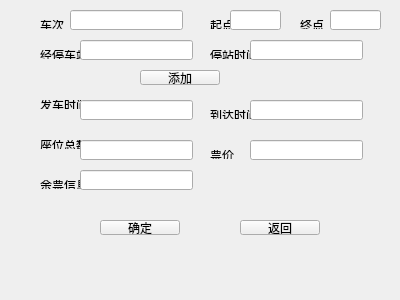
<?xml version="1.0" encoding="UTF-8"?>
<ui version="4.0">
 <class>add</class>
 <widget class="QWidget" name="add">
  <property name="geometry">
   <rect>
    <x>0</x>
    <y>0</y>
    <width>400</width>
    <height>300</height>
   </rect>
  </property>
  <property name="windowTitle">
   <string>Form</string>
  </property>
  <widget class="QLabel" name="label">
   <property name="geometry">
    <rect>
     <x>40</x>
     <y>20</y>
     <width>41</width>
     <height>9</height>
    </rect>
   </property>
   <property name="text">
    <string>车次</string>
   </property>
  </widget>
  <widget class="QLabel" name="label_2">
   <property name="geometry">
    <rect>
     <x>210</x>
     <y>20</y>
     <width>41</width>
     <height>9</height>
    </rect>
   </property>
   <property name="text">
    <string>起点</string>
   </property>
  </widget>
  <widget class="QLabel" name="label_3">
   <property name="geometry">
    <rect>
     <x>300</x>
     <y>20</y>
     <width>41</width>
     <height>9</height>
    </rect>
   </property>
   <property name="text">
    <string>终点</string>
   </property>
  </widget>
  <widget class="QLabel" name="label_4">
   <property name="geometry">
    <rect>
     <x>40</x>
     <y>50</y>
     <width>41</width>
     <height>9</height>
    </rect>
   </property>
   <property name="text">
    <string>经停车站</string>
   </property>
  </widget>
  <widget class="QLabel" name="label_5">
   <property name="geometry">
    <rect>
     <x>40</x>
     <y>100</y>
     <width>41</width>
     <height>9</height>
    </rect>
   </property>
   <property name="text">
    <string>发车时间</string>
   </property>
  </widget>
  <widget class="QLabel" name="label_6">
   <property name="geometry">
    <rect>
     <x>210</x>
     <y>110</y>
     <width>41</width>
     <height>9</height>
    </rect>
   </property>
   <property name="text">
    <string>到达时间</string>
   </property>
  </widget>
  <widget class="QLabel" name="label_7">
   <property name="geometry">
    <rect>
     <x>210</x>
     <y>50</y>
     <width>41</width>
     <height>9</height>
    </rect>
   </property>
   <property name="text">
    <string>停站时间</string>
   </property>
  </widget>
  <widget class="QLabel" name="label_8">
   <property name="geometry">
    <rect>
     <x>40</x>
     <y>140</y>
     <width>41</width>
     <height>9</height>
    </rect>
   </property>
   <property name="text">
    <string>座位总数</string>
   </property>
  </widget>
  <widget class="QLabel" name="label_9">
   <property name="geometry">
    <rect>
     <x>40</x>
     <y>180</y>
     <width>41</width>
     <height>9</height>
    </rect>
   </property>
   <property name="text">
    <string>余票信息</string>
   </property>
  </widget>
  <widget class="QLabel" name="label_10">
   <property name="geometry">
    <rect>
     <x>210</x>
     <y>150</y>
     <width>41</width>
     <height>9</height>
    </rect>
   </property>
   <property name="text">
    <string>票价</string>
   </property>
  </widget>
  <widget class="QLineEdit" name="lineEdit">
   <property name="geometry">
    <rect>
     <x>70</x>
     <y>10</y>
     <width>113</width>
     <height>20</height>
    </rect>
   </property>
  </widget>
  <widget class="QLineEdit" name="lineEdit_2">
   <property name="geometry">
    <rect>
     <x>230</x>
     <y>10</y>
     <width>51</width>
     <height>20</height>
    </rect>
   </property>
  </widget>
  <widget class="QLineEdit" name="lineEdit_3">
   <property name="geometry">
    <rect>
     <x>330</x>
     <y>10</y>
     <width>51</width>
     <height>20</height>
    </rect>
   </property>
  </widget>
  <widget class="QLineEdit" name="lineEdit_4">
   <property name="geometry">
    <rect>
     <x>80</x>
     <y>40</y>
     <width>113</width>
     <height>20</height>
    </rect>
   </property>
  </widget>
  <widget class="QLineEdit" name="lineEdit_5">
   <property name="geometry">
    <rect>
     <x>250</x>
     <y>40</y>
     <width>113</width>
     <height>20</height>
    </rect>
   </property>
  </widget>
  <widget class="QPushButton" name="pushButtonadd">
   <property name="geometry">
    <rect>
     <x>140</x>
     <y>70</y>
     <width>80</width>
     <height>15</height>
    </rect>
   </property>
   <property name="text">
    <string>添加</string>
   </property>
  </widget>
  <widget class="QLineEdit" name="lineEdit_6">
   <property name="geometry">
    <rect>
     <x>80</x>
     <y>100</y>
     <width>113</width>
     <height>20</height>
    </rect>
   </property>
  </widget>
  <widget class="QLineEdit" name="lineEdit_7">
   <property name="geometry">
    <rect>
     <x>250</x>
     <y>100</y>
     <width>113</width>
     <height>20</height>
    </rect>
   </property>
  </widget>
  <widget class="QLineEdit" name="lineEdit_8">
   <property name="geometry">
    <rect>
     <x>80</x>
     <y>140</y>
     <width>113</width>
     <height>20</height>
    </rect>
   </property>
  </widget>
  <widget class="QLineEdit" name="lineEdit_9">
   <property name="geometry">
    <rect>
     <x>250</x>
     <y>140</y>
     <width>113</width>
     <height>20</height>
    </rect>
   </property>
  </widget>
  <widget class="QLineEdit" name="lineEdit_10">
   <property name="geometry">
    <rect>
     <x>80</x>
     <y>170</y>
     <width>113</width>
     <height>20</height>
    </rect>
   </property>
  </widget>
  <widget class="QPushButton" name="pushButton">
   <property name="geometry">
    <rect>
     <x>100</x>
     <y>220</y>
     <width>80</width>
     <height>15</height>
    </rect>
   </property>
   <property name="text">
    <string>确定</string>
   </property>
  </widget>
  <widget class="QPushButton" name="pushButton_2">
   <property name="geometry">
    <rect>
     <x>240</x>
     <y>220</y>
     <width>80</width>
     <height>15</height>
    </rect>
   </property>
   <property name="text">
    <string>返回</string>
   </property>
  </widget>
 </widget>
 <resources/>
 <connections/>
</ui>
